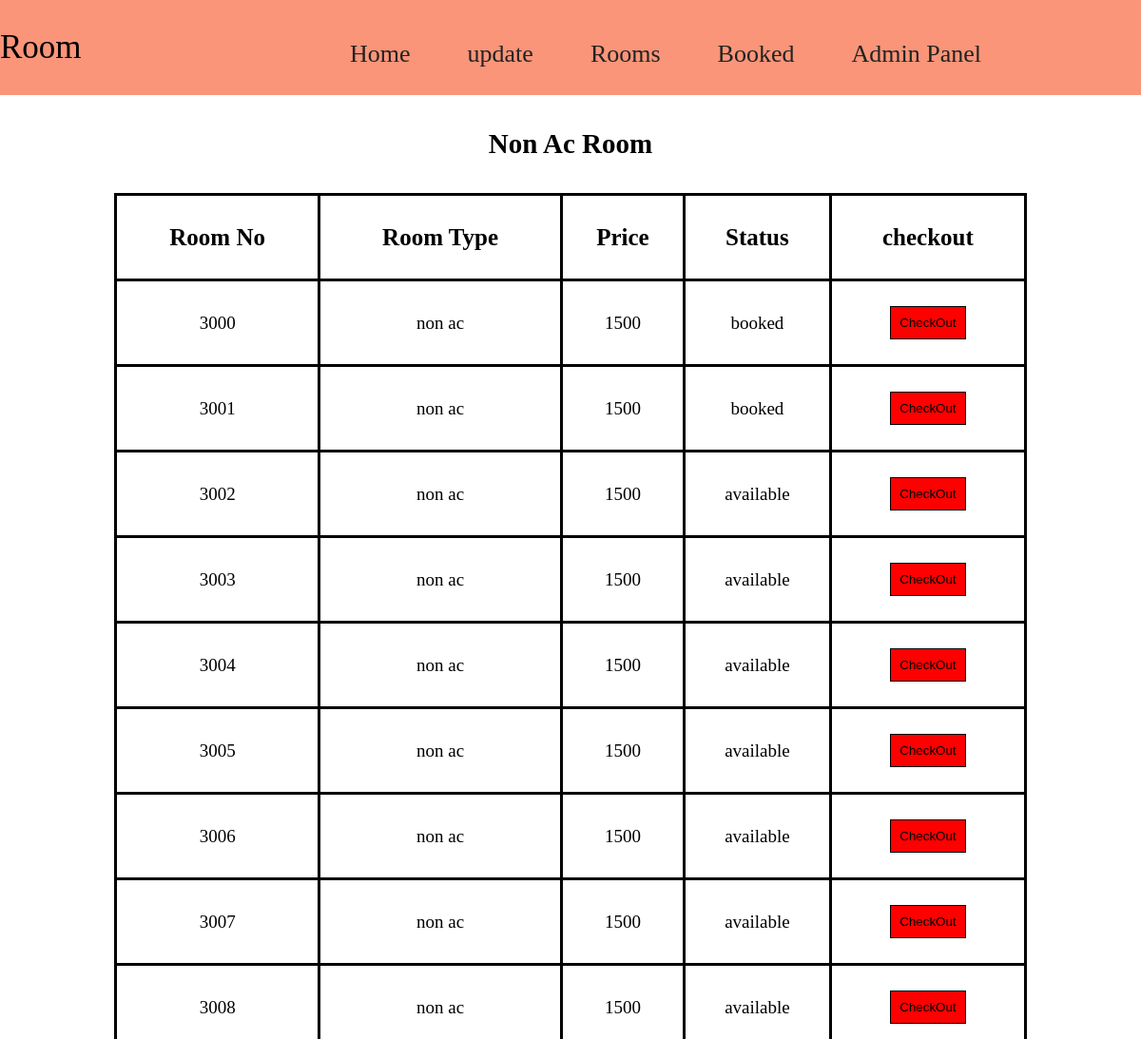
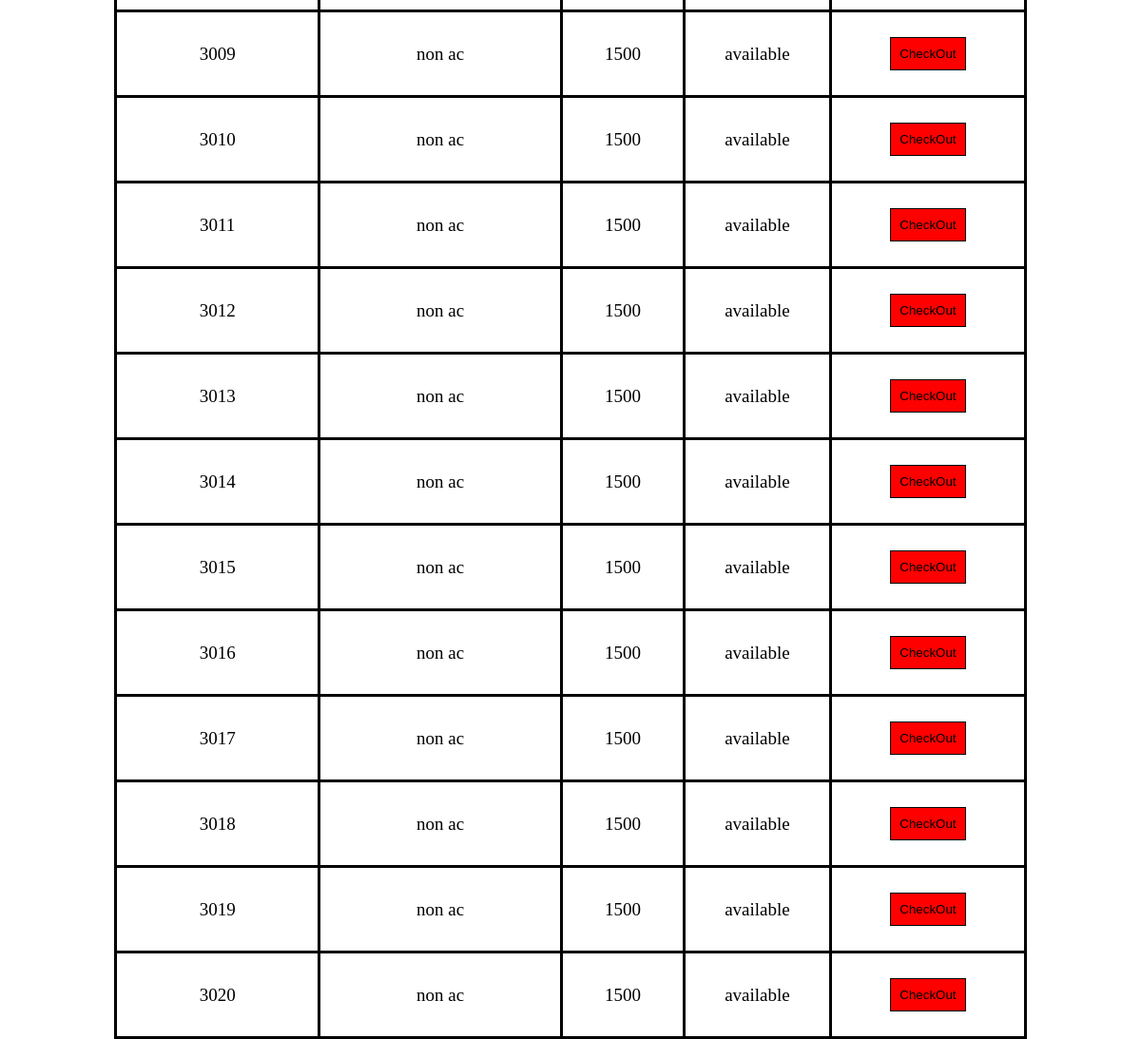
/admin/nonacdata.php, run on the app's committed database (2 pictures, top to bottom).
### tables this page shows
CREATE TABLE `nonac_room` (
  `nonac_id` int(255) NOT NULL,
  `room_no` varchar(50) NOT NULL,
  `room_type` varchar(50) NOT NULL,
  `price` int(100) NOT NULL,
  `status` varchar(50) NOT NULL
);

### admin/nonacdata.php (the view, shortened to what this page needs)
<?php include('../connection.php')?>
<!DOCTYPE html>
<html lang="en">
<head>
</head>
<body>
<nav class="navbar">
    <div class="left-nav">
            <p>Room</p>
        </div>
        <div class="right-nav mt-4">
            <ul>
                <li class="item"><a href="aroom.php">Home</a></li>
         <div class="paste-button"> <li class="item">update </li>
   </div>
                <div class="paste-button"> <li class="item">Rooms</li>
   </div>
                 <li class="item"><a href="roomstatus.php">Booked</a></li>
                 <li class="item"><a href="admin.php">Admin Panel</a></li>
          </ul>
        </div>
    </nav>
    <section>
      <h1 id="detail-head">Non Ac Room</h1>
      <div class="detail-table">
        <table>
          <thead>
            <tr>
            <th scope="col">Room No</th>
            <th scope="col">Room Type</th>
            <th scope="col">Price</th>
            <th scope="col">Status</th>
            <th scope="col">checkout</th>
</tr>
          </thead>
          <tbody>
            <?php
            $query="SELECT * FROM nonac_room";
            $result=mysqli_query($con,$query);
            while($data=mysqli_fetch_assoc($result))
            {
              ?>
              <tr>
                <td><?php echo $data['room_no']; ?></td>
                <td><?php echo $data['room_type']; ?></td>
                <td><?php echo $data['price']; ?></td>
                <td><?php echo $data['status']; ?></td>
                <td>
                  <a href="cononac.php?rno=<?php echo $data['room_no'];?>"><button value="CheckOut" id="checkout-btn">CheckOut</button></a>
                </td>
              </tr>
              <?php
            }
            ?>
          </tbody>
        </table>
      </div>
    </section>
</body>
</html>

### admin/nonacdata.php (style rules this page uses)
* { padding: 0; margin: 0; box-sizing: border-box; }
.navbar { width: 100%; position: sticky; height: 100px; background-color: #fa9579; display: flex; align-items: center; justify-content: center; top: 0; }
.left-nav { width: 20%; }
.left-nav p { font-family: 'Baloo 2', cursive; font-size: 35px; }
.right-nav { width: 100%; margin-top: 13px; }
.right-nav ul { display: flex; justify-content: center; }
.right-nav ul li { list-style: none; margin: 30px; }
.right-nav ul li a { text-decoration: none; color: #222; font-family: 'Baloo 2', cursive; font-size: 26px; font-weight: 400; position: relative; }
.right-nav ul .paste-button li { text-decoration: none; color: #222; font-family: 'Baloo 2', cursive; font-size: 26px; font-weight: 400; position: relative; }
.paste-button { position: relative; display: inline-block; font-family: 'Segoe UI', Tahoma, Geneva, Verdana, sans-serif; }
#detail-head { text-align: center; font-size: 29px; margin: 35px; }
.detail-table { width: 100%; }
.detail-table table { width: 80%; margin: auto; }
.detail-table table th { font-size: 25px; }
.detail-table table tr { height: 90px; }
.detail-table table tr td { text-align: center; font-size: 19px; }
#checkout-btn { width: 80px; height: 35px; border: black solid 1px; background-color: red; color: Black; }
table, th, td { border: 3px solid black; border-collapse: collapse; padding: 5px; }

### data on the page
nonac_room: room_no "3000", room_type "non ac", price "1500", status "booked"
nonac_room: room_no "3001", room_type "non ac", price "1500", status "booked"
nonac_room: room_no "3002", room_type "non ac", price "1500", status "available"
nonac_room: room_no "3003", room_type "non ac", price "1500", status "available"
nonac_room: room_no "3004", room_type "non ac", price "1500", status "available"
nonac_room: room_no "3005", room_type "non ac", price "1500", status "available"
nonac_room: room_no "3006", room_type "non ac", price "1500", status "available"
nonac_room: room_no "3007", room_type "non ac", price "1500", status "available"
nonac_room: room_no "3008", room_type "non ac", price "1500", status "available"
nonac_room: room_no "3009", room_type "non ac", price "1500", status "available"
nonac_room: room_no "3010", room_type "non ac", price "1500", status "available"
nonac_room: room_no "3011", room_type "non ac", price "1500", status "available"
nonac_room: room_no "3012", room_type "non ac", price "1500", status "available"
nonac_room: room_no "3013", room_type "non ac", price "1500", status "available"
nonac_room: room_no "3014", room_type "non ac", price "1500", status "available"
nonac_room: room_no "3015", room_type "non ac", price "1500", status "available"
nonac_room: room_no "3016", room_type "non ac", price "1500", status "available"
nonac_room: room_no "3017", room_type "non ac", price "1500", status "available"
nonac_room: room_no "3018", room_type "non ac", price "1500", status "available"
nonac_room: room_no "3019", room_type "non ac", price "1500", status "available"
nonac_room: room_no "3020", room_type "non ac", price "1500", status "available"
